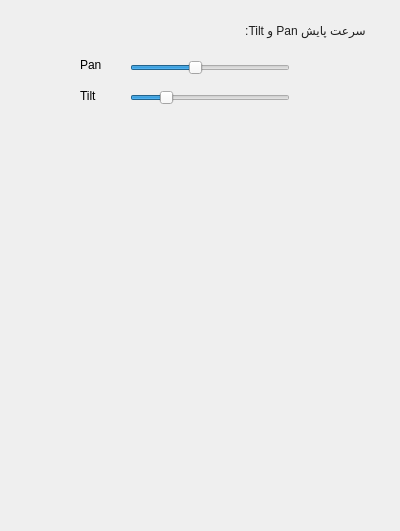
<?xml version="1.0" encoding="UTF-8"?>
<ui version="4.0">
 <class>SETTINGS</class>
 <widget class="QDialog" name="SETTINGS">
  <property name="geometry">
   <rect>
    <x>0</x>
    <y>0</y>
    <width>400</width>
    <height>531</height>
   </rect>
  </property>
  <property name="sizePolicy">
   <sizepolicy hsizetype="Fixed" vsizetype="Fixed">
    <horstretch>0</horstretch>
    <verstretch>0</verstretch>
   </sizepolicy>
  </property>
  <property name="tabletTracking">
   <bool>false</bool>
  </property>
  <property name="windowTitle">
   <string>Dialog</string>
  </property>
  <widget class="QSlider" name="MAN_PAN_SPEED">
   <property name="geometry">
    <rect>
     <x>130</x>
     <y>60</y>
     <width>160</width>
     <height>16</height>
    </rect>
   </property>
   <property name="minimum">
    <number>1</number>
   </property>
   <property name="maximum">
    <number>6</number>
   </property>
   <property name="singleStep">
    <number>1</number>
   </property>
   <property name="value">
    <number>3</number>
   </property>
   <property name="sliderPosition">
    <number>3</number>
   </property>
   <property name="orientation">
    <enum>Qt::Orientation::Horizontal</enum>
   </property>
  </widget>
  <widget class="QSlider" name="MAN_TILT_SPEED">
   <property name="geometry">
    <rect>
     <x>130</x>
     <y>90</y>
     <width>160</width>
     <height>16</height>
    </rect>
   </property>
   <property name="minimum">
    <number>1</number>
   </property>
   <property name="maximum">
    <number>6</number>
   </property>
   <property name="value">
    <number>2</number>
   </property>
   <property name="orientation">
    <enum>Qt::Orientation::Horizontal</enum>
   </property>
  </widget>
  <widget class="QLabel" name="label">
   <property name="geometry">
    <rect>
     <x>158</x>
     <y>20</y>
     <width>211</width>
     <height>20</height>
    </rect>
   </property>
   <property name="styleSheet">
    <string notr="true">font: bold 10pt  &quot;Ubuntu Sans&quot;;
color: rgb(31, 31, 31);
</string>
   </property>
   <property name="text">
    <string> سرعت پایش Pan و Tilt:</string>
   </property>
  </widget>
  <widget class="QLabel" name="label_2">
   <property name="geometry">
    <rect>
     <x>80</x>
     <y>49</y>
     <width>30</width>
     <height>31</height>
    </rect>
   </property>
   <property name="styleSheet">
    <string notr="true">color: rgb(0, 0, 0);
font: 700 10pt &quot;Segoe UI&quot;;</string>
   </property>
   <property name="text">
    <string>Pan</string>
   </property>
  </widget>
  <widget class="QLabel" name="label_3">
   <property name="geometry">
    <rect>
     <x>80</x>
     <y>86</y>
     <width>49</width>
     <height>20</height>
    </rect>
   </property>
   <property name="styleSheet">
    <string notr="true">color: rgb(0, 0, 0);
font: 700 10pt &quot;Segoe UI&quot;;</string>
   </property>
   <property name="text">
    <string>Tilt</string>
   </property>
  </widget>
 </widget>
 <resources/>
 <connections/>
</ui>
